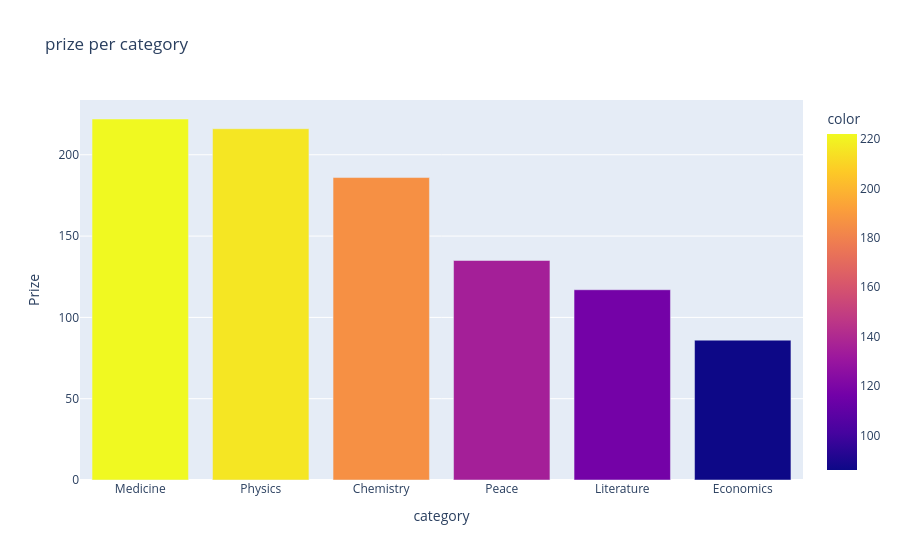

Source (notebook cell):
### Code cell
br = px.bar(
    prize_per_category,
    x=prize_per_category.index,
    y=prize_per_category.values,
    color = prize_per_category.values,
    title="prize per category"
)
br.update()
br.update_layout(xaxis_title="category",yaxis_title="Prize")
br.show()

### Figure 1 — Plotly figure (JSON) as saved in the notebook; plotly's stock layout.template omitted (floating-point values rounded to 4 significant figures)
{"data": [{"hovertemplate": "x=%{x}<br>y=%{y}<br>color=%{marker.color}<extra></extra>", "legendgroup": "", "marker": {"color": [222, 216, 186, 135, 117, 86], "coloraxis": "coloraxis", "pattern": {"shape": ""}}, "name": "", "orientation": "v", "showlegend": false, "textposition": "auto", "x": ["Medicine", "Physics", "Chemistry", "Peace", "Literature", "Economics"], "xaxis": "x", "y": [222, 216, 186, 135, 117, 86], "yaxis": "y", "type": "bar"}], "layout": {"xaxis": {"anchor": "y", "domain": [0.0, 1.0], "title": {"text": "category"}}, "yaxis": {"anchor": "x", "domain": [0.0, 1.0], "title": {"text": "Prize"}}, "coloraxis": {"colorbar": {"title": {"text": "color"}}, "colorscale": [[0.0, "#0d0887"], [0.1111, "#46039f"], [0.2222, "#7201a8"], [0.3333, "#9c179e"], [0.4444, "#bd3786"], [0.5556, "#d8576b"], [0.6667, "#ed7953"], [0.7778, "#fb9f3a"], [0.8889, "#fdca26"], [1.0, "#f0f921"]]}, "legend": {"tracegroupgap": 0}, "title": {"text": "prize per category"}, "barmode": "relative"}}
